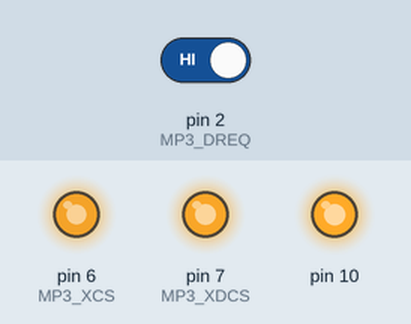
Simulated run of this sketch. Board: Arduino Uno, built with avr-gcc and run on an emulated ATmega328P. On the bench: output pins drawn as LEDs (lit = HIGH). The inputs (shaded band) are chosen by the test bench; at power-on: pin 2 (MP3_DREQ) HIGH. Random numbers use the default seed unless the sketch sets one; pins used as bus, display or sensor lines are not drawn.

Above: at 1.2 s.
1.3 s: pin 2 (MP3_DREQ) driven LOW
Timing chart, 0 to 4.3 s (numbered marks = the images above; inputs shaded):
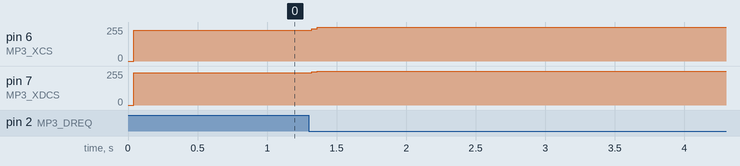

The sketch:

PCM_ChaosNoise.ino
```cpp
// VS1053b PCM mode stereo 8bit 22050 Hz - Chaotic noise + samplerate effect //

#include <SPI.h>

#define MP3_XCS 6
#define MP3_XDCS 7
#define MP3_DREQ 2
#define MP3_RST 8

//VS10xx SCI Registers
#define SCI_MODE 0x00
#define SCI_STATUS 0x01
#define SCI_BASS 0x02
#define SCI_CLOCKF 0x03
#define SCI_DECODE_TIME 0x04
#define SCI_AUDATA 0x05
#define SCI_WRAM 0x06
#define SCI_WRAMADDR 0x07
#define SCI_HDAT0 0x08
#define SCI_HDAT1 0x09
#define SCI_AIADDR 0x0A
#define SCI_VOL 0x0B
#define SCI_AICTRL0 0x0C
#define SCI_AICTRL1 0x0D
#define SCI_AICTRL2 0x0E
#define SCI_AICTRL3 0x0F

#define BPM     120
#define TICK    (15624L*60) / BPM / 2

  int8_t r, l;
  int samplerate = 110;
  float prevChaosRandVal = 0.5f;

float chaos_rand(float range) {

  float chaosRandVal = range * sinf(3.1459f * prevChaosRandVal);
  prevChaosRandVal = chaosRandVal;
  return chaosRandVal * 0.5f + range * 0.5f;

}

ISR(TIMER1_COMPA_vect) {

  samplerate = 110 * random(1, 70);

}

void setup() {

  noInterrupts();
  TCCR1A = 0;
  TCCR1B = 0;
  TCNT1 = 0;
  OCR1A = TICK;
  TCCR1B |= (1 << WGM12);
  TCCR1B |= (1 << CS12) | (1 << CS10);
  TIMSK1 |= (1 << OCIE1A);
  interrupts();

  pinMode(MP3_RST, OUTPUT);
  pinMode(MP3_DREQ, INPUT);
  pinMode(MP3_XCS, OUTPUT);
  pinMode(MP3_XDCS, OUTPUT);

  SPI.begin();

  SPI.setClockDivider(SPI_CLOCK_DIV16);  // SPI speed 1MHz (16MHz / 16 = 1MHz)
  SPI.transfer(0xFF);

  digitalWrite(MP3_RST, HIGH);
  digitalWrite(MP3_XCS, HIGH);
  digitalWrite(MP3_XDCS, HIGH);

  WriteRegister(SCI_CLOCKF, 0x6000);    // set multiplier to 3.0x
  WriteRegister(SCI_VOL, 0x5F5F);       // set volume

  SPI.setClockDivider(SPI_CLOCK_DIV4);  // set SPI speed 4MHz (16MHz / 4 = 4MHz)

  load_header();

  WriteRegister(SCI_AUDATA, samplerate);

}

void loop() {

  WriteRegister(SCI_AUDATA, samplerate);

  while(!digitalRead(MP3_DREQ)){}

  l = chaos_rand(255);
  r = -l;

  digitalWrite(MP3_XDCS, LOW);
  SPI.transfer(l);
  SPI.transfer(r);
  digitalWrite(MP3_XDCS, HIGH);

}

void WriteRegister(char address, int data) {

  while (!digitalRead(MP3_DREQ));
  digitalWrite(MP3_XCS, LOW);
  SPI.transfer(0x02);
  SPI.transfer(address);
  SPI.transfer((data >> 8) & 0xFF);
  SPI.transfer(data & 0xFF);
  while (!digitalRead(MP3_DREQ));
  digitalWrite(MP3_XCS, HIGH);

}

const uint8_t wav_header[44] = {

  0x52, 0x49, 0x46, 0x46,  // RIFF
  0xFF, 0xFF, 0xFF, 0xFF,  // size
  0x57, 0x41, 0x56, 0x45,  // WAVE
  0x66, 0x6d, 0x74, 0x20,  // fmt
  0x10, 0x00, 0x00, 0x00,  // subchunk1size
  0x01, 0x00,              // audio format - pcm
  0x02, 0x00,              // numof channels - stereo
  0x22, 0x56, 0x00, 0x00,  // samplerate - 22050
  0x44, 0xac, 0x00, 0x00,  // byterate = samplerate * channels * blocks
  0x02, 0x00,              // blockalign = channels * blocks
  0x08, 0x00,              // bits per sample - 8
  0x64, 0x61, 0x74, 0x61,  // subchunk3id -"data"
  0xFF, 0xFF, 0xFF, 0xFF   // subchunk3size (endless)

};

void load_header() {

  for (int i = 0; i < sizeof(wav_header); i++) {

    uint8_t p = wav_header[i];
    while (!digitalRead(MP3_DREQ)) {}
    digitalWrite(MP3_XDCS, LOW);
    SPI.transfer(p);
    digitalWrite(MP3_XDCS, HIGH);

  }

}
```

Measured:
- after the input at 1.3 s, pin 6 (MP3_XCS): 230/255 → 255/255 at once; pin 7 (MP3_XDCS): 242/255 → 255/255 at once
